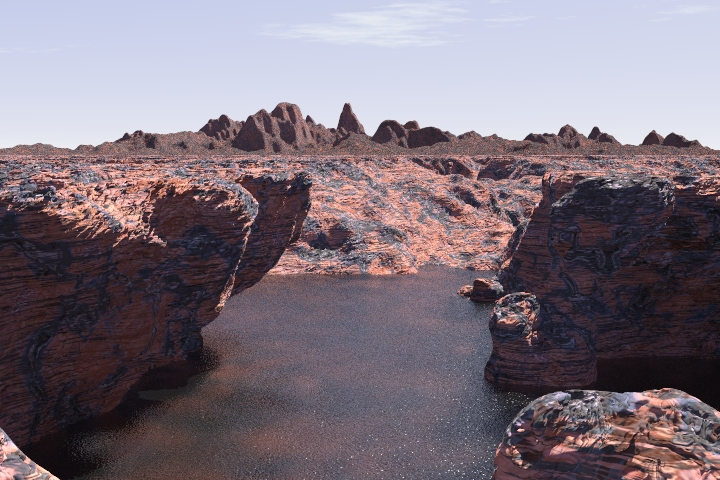
%> input picture ex_2/landscape-a.jpg, 720 x 480 px
$ octave --eval "result = kp_harrislaplace(imread('landscape-a.jpg'));"   (GNU Octave 9; MATLAB toolbox functions it lacks are replaced by stand-ins)
%> lines starting %> are read from the running program, lines starting %| are printed output that depends on the picture
### ex_2/findLocalMaximum.m
function [row,col,max_local] = findLocalMaximum(val,radius)
    % Determine the local maximum of a given value
    %
    % Author :: Vincent Garcia
    % Date   :: 09/02/2007
    %
    % INPUT
    % =====
    % val    : the NxM matrix containing values
    % radius : the radius of the neighborhood
    %
    % OUTPUT
    % ======
    % row       : the row position of the local maxima
    % col       : the column position of the local maxima
    % max_local	: the NxM matrix containing values of val on unique local maximum
    %
    % EXAMPLE
    % =======
    % [l,c,m] = findLocalMaximum(img,radius);


    % FIND LOCAL MAXIMA BY DILATION (FAST) /!\ NON UNIQUE /!\
    % mask = fspecial('disk',radius)>0;
    % val2 = imdilate(val,mask);
    % index = val==val2;
    % [row,col] = find(index==1);
    % max_local = zeros(size(val));
    % max_local(index) = val(index);


    % FIND UNIQUE LOCAL MAXIMA USING FILTERING (FAST)
    mask  = fspecial('disk',radius)>0;
    nb    = sum(mask(:));
    highest          = ordfilt2(val, nb, mask);
    second_highest   = ordfilt2(val, nb-1, mask);
    index            = highest==val & highest~=second_highest;
    max_local        = zeros(size(val));
    max_local(index) = val(index);
    [row,col]        = find(index==1);


    % [28 lines of commented-out code are left out]


end

### ex_2/kp_harrislaplace.m
function points = kp_harrislaplace(img)
    % Extract keypoints using Harris-Laplace algorithm
    %
    % Author :: Vincent Garcia
    % Date   :: 05/12/2007
    %
    % INPUT
    % =====
    % img    : the graylevel image
    %
    % OUTPUT
    % ======
    % points : the interest points extracted
    %
    % REFERENCES
    % ==========
    % K. Mikolajczyk and C. Schmid. Scale & affine invariant interest point detectors.
    % International Journal of Computer Vision, 2004
    %
    % EXAMPLE
    % =======
    % points = kp_harrislaplace(img)

    % IMAGE PARAMETERS
    img         = double(img(:,:,1));
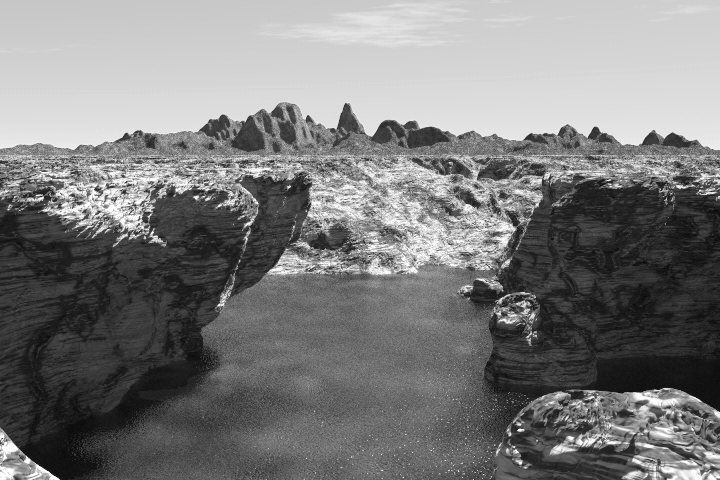
%> img: size 480x720 double; min 8, max 255, mean 124.1
    img_height  = size(img,1);
%> img_height = 480
    img_width   = size(img,2);
%> img_width = 720

    % SCALE PARAMETERS
    sigma_begin = 1.5;
    sigma_step  = 1.2;
    sigma_nb    = 13;
    sigma_array = (sigma_step.^(0:sigma_nb-1))*sigma_begin;


    % PART 1 : HARRIS
    harris_pts = zeros(0,3);
    for i=1:sigma_nb

        % scale (standard deviation)
        s_I = sigma_array(i);   % intgration scale
        s_D = 0.7*s_I;          % derivative scale %0.7

        % derivative mask
        x  = -round(3*s_D):round(3*s_D);
        dx = x .* exp(-x.*x/(2*s_D*s_D)) ./ (s_D*s_D*s_D*sqrt(2*pi));
        dy = dx';

        % image derivatives
        Ix = conv2(img, dx, 'same');
        Iy = conv2(img, dy, 'same');

        % auto-correlation matrix
        g   = fspecial('gaussian',max(1,fix(6*s_I+1)), s_I);
        Ix2 = conv2(Ix.^2, g,  'same');
        Iy2 = conv2(Iy.^2, g,  'same');
        Ixy = conv2(Ix.*Iy, g, 'same');

        % interest point response
        %cim = (Ix2.*Iy2 - Ixy.^2)./(Ix2 + Iy2 + eps);				% Alison Noble measure.
        k = 0.06; cim = (Ix2.*Iy2 - Ixy.^2) - k*(Ix2 + Iy2).^2;	% Original Harris measure.

        % find local maxima on neighborgood
        [l,c,max_local] = findLocalMaximum(cim,3*s_I);%3*s_I

        % set threshold 1% of the maximum value
        t = 0.2*max(max_local(:));

        % find local maxima greater than threshold
        [l,c] = find(max_local>=t);

        % build interest points
        n = size(l,1);
        harris_pts(end+1:end+n,:) = [l,c,repmat(i,[n,1])];
    end
%> this loop made 1 pass
%> pass 1, in kp_harrislaplace, `Ix = conv2(img, dx, 'same');`:
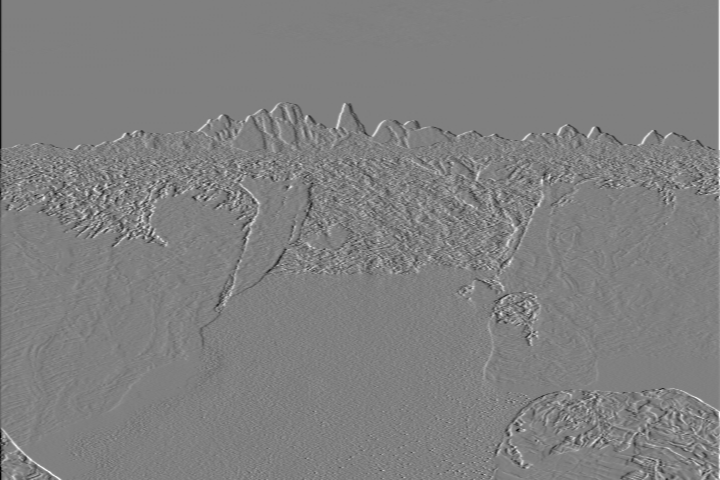
%> Ix: size 480x720 double; min -88.93, max 87.97, mean 0; drawn with min black and max white
%> pass 1, in kp_harrislaplace, `Iy = conv2(img, dy, 'same');`:
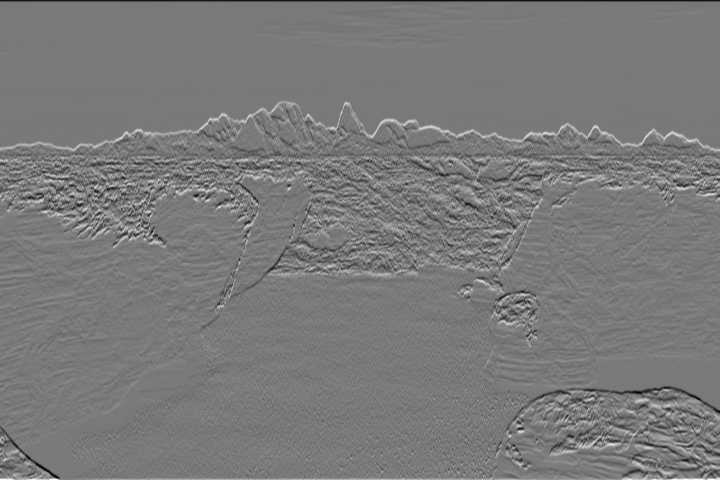
%> Iy: size 480x720 double; min -81.69, max 88.93, mean 0.1; drawn with min black and max white
%> pass 1, in kp_harrislaplace, `Ix2 = conv2(Ix.^2, g,  'same');`:
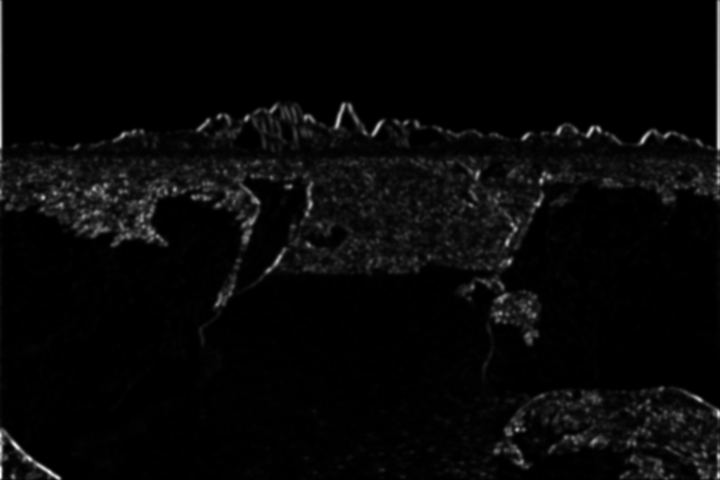
%> Ix2: size 480x720 double; min 1.48e-31, max 2241.7, mean 68.4; drawn with min black and max white
%> pass 1, in kp_harrislaplace, `Iy2 = conv2(Iy.^2, g,  'same');`:
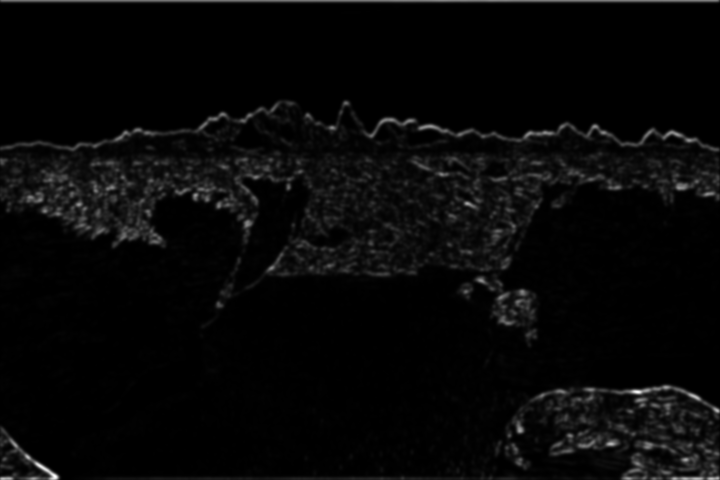
%> Iy2: size 480x720 double; min 0.000675, max 3083.2, mean 96.9; drawn with min black and max white
%> the run ends on the next line


    % PART 2 : LAPLACE
    % compute scale-normalized laplacian operator
    laplace_snlo = zeros(img_height,img_width,sigma_nb);
    for i=1:sigma_nb
        s_L = sigma_array(i);   % scale
        laplace_snlo(:,:,i) = s_L*s_L*imfilter(img,fspecial('log', floor(6*s_L+1), s_L),'replicate');
    end
    % verify for each of the initial points whether the LoG attains a maximum at the scale of the point
    n   = size(harris_pts,1);
    cpt = 0;
    points = zeros(n,3);
    for i=1:n
        l = harris_pts(i,1);
        c = harris_pts(i,2);
        s = harris_pts(i,3);
        val = laplace_snlo(l,c,s);
        if s>1 && s<sigma_nb
            if val>laplace_snlo(l,c,s-1) && val>laplace_snlo(l,c,s+1)
                cpt = cpt+1;
                points(cpt,:) = harris_pts(i,:);
            end
        elseif s==1
            if val>laplace_snlo(l,c,2)
                cpt = cpt+1;
                points(cpt,:) = harris_pts(i,:);
            end
        elseif s==sigma_nb
            if val>laplace_snlo(l,c,s-1)
                cpt = cpt+1;
                points(cpt,:) = harris_pts(i,:);
            end
        end
    end
    points(cpt+1:end,:) = [];

    % SET SCALE TO 3*SIGMA FOR DISPLAY
    points(:,3) = 3*sigma_array(points(:,3));
end

$ run again, on ex_2/landscape-b.jpg
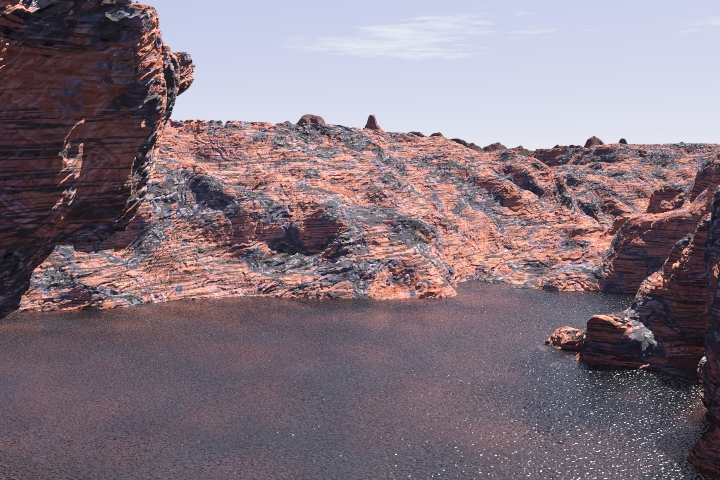
%> input picture ex_2/landscape-b.jpg, 720 x 480 px
%> the loop in kp_harrislaplace, `for i=1:sigma_nb` made 1 pass
%> pass 1, in kp_harrislaplace, `Iy = conv2(img, dy, 'same');`:
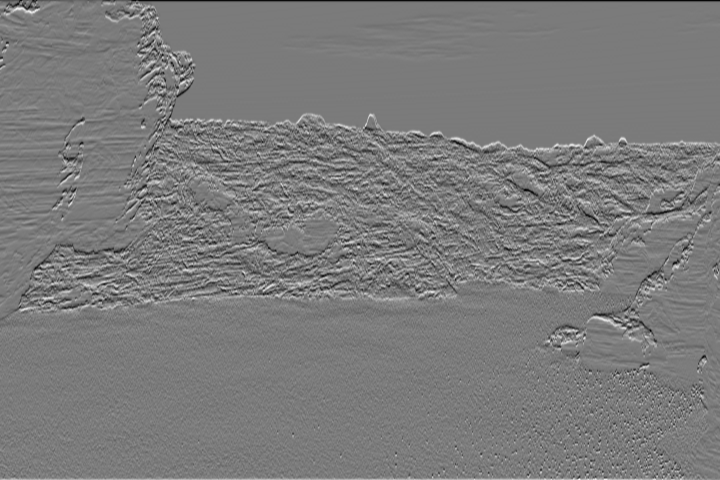
%> Iy: size 480x720 double; min -75.06, max 80.07, mean 0.1; drawn with min black and max white
%> pass 1, in kp_harrislaplace, `Iy2 = conv2(Iy.^2, g,  'same');`:
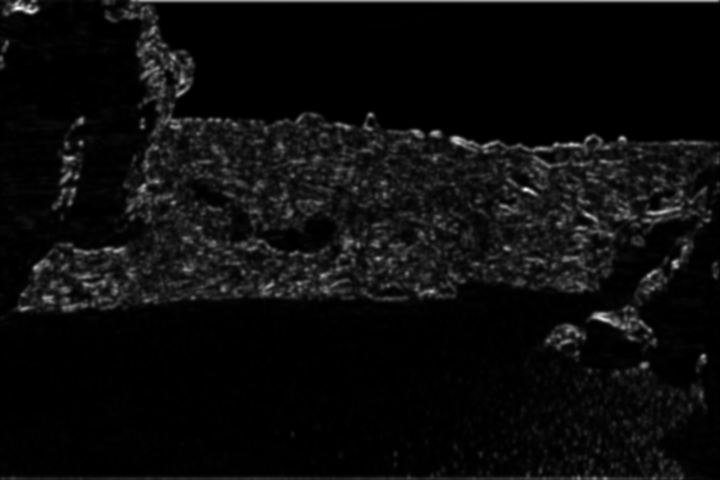
%> Iy2: size 480x720 double; min 0.000831, max 2274.3, mean 113.9; drawn with min black and max white
